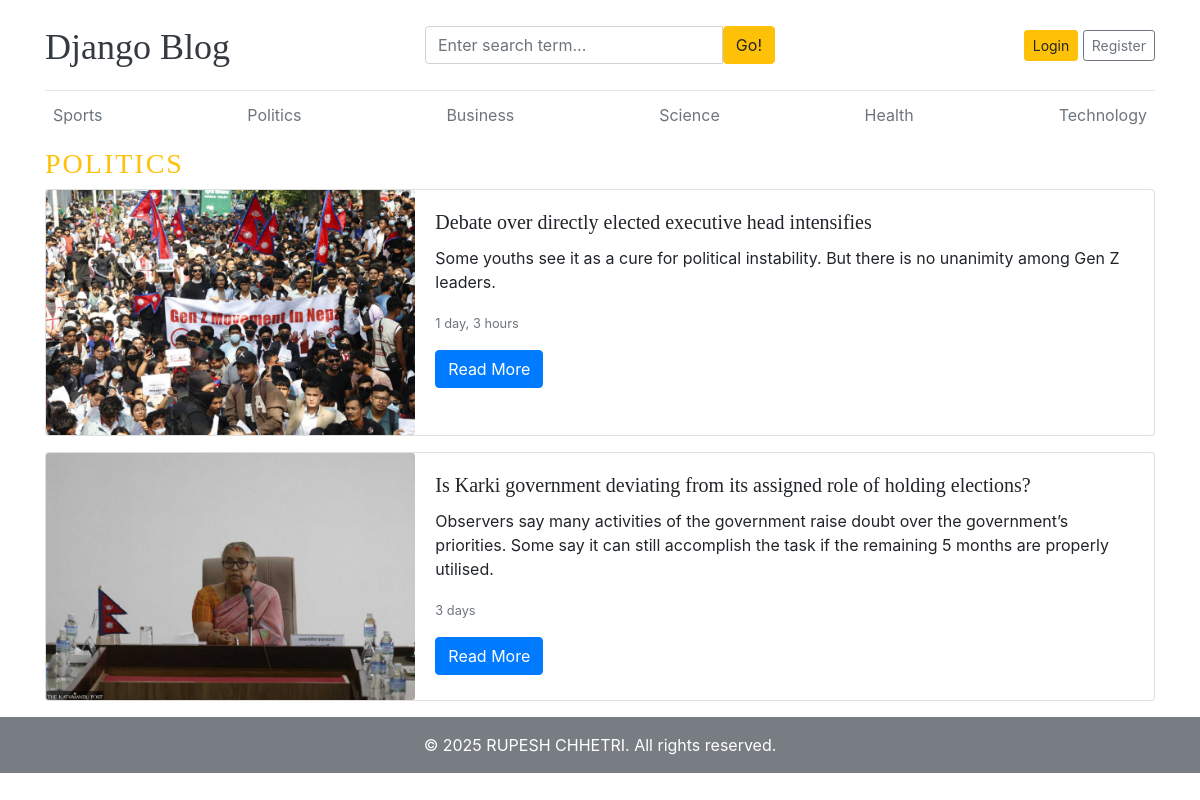
The app's page /category/2/ with its own data.
### blogs/models.py (models this page shows, shortened)
class Category(models.Model):
    category_name = models.CharField(max_length=100)
    created_at = models.DateTimeField(auto_now_add=True)
    updated_at = models.DateTimeField(auto_now=True)
    class meta:
        verbose_name_plural = "Categories"

class Blog(models.Model):
    title=models.CharField(max_length=200)
    slug=models.SlugField(max_length=200, unique=True)
    category=models.ForeignKey(Category, on_delete=models.CASCADE)
    author=models.ForeignKey(User, on_delete=models.CASCADE)
    featured_image=models.ImageField(upload_to='uploads/%Y/%m/%d', null=True, blank=True)
    short_description=models.TextField()
    blog_body=models.TextField()
    status= models.CharField(max_length=50, choices=STATUS_CHOICES, default=0)
    is_featured=models.BooleanField(default=False)
    created_at=models.DateTimeField(auto_now_add=True)
    updated_at=models.DateTimeField(auto_now=True)

### blogs/views.py (the view)
# urls.py: path("<int:category_id>/", views.post_by_category, name="post_by_category"),
def post_by_category(request, category_id):
    posts=Blog.objects.filter(category__id=category_id, status="Published").order_by('-created_at')
    category_title=Category.objects.get(id=category_id).category_name
    context={
        'posts':posts,
        'category_title':category_title,
    }
    return render(request, 'posts_by_category.html', context)

### blogs/context_processors.py (called while the page is built)
def get_categories(request):
    category = Category.objects.all()
    return {'category': category}

def get_socialmedia(request):
    socialmedia = SocialMedia.objects.all()
    return {'socialmedia': socialmedia}

### blog_main/templates/posts_by_category.html
{% extends "base.html" %}
{% block content %}
       <h3 class="text-uppercase text-warning" style="letter-spacing: 2px;">{{ category_title }}</h3>
       {% if posts%}
       {% for post in posts %}
           <div class="card mb-3 d-flex" style="max-width: 100%;">
            <div class="row no-gutters">
                <div class="col-md-4">
                <img src="{{ post.featured_image.url }}" class="card-img" alt="{{post.title}}">
                </div>
                <div class="col-md-8">
                <div class="card-body">
                    <h5 class="card-title">{{post.title}}</h5>
                    <p class="card-text">{{post.short_description}}</p>
                    <p class="card-text"><small class="text-muted">{{post.created_at | timesince}}</small></p>
                    <a href="{% url 'blog_detail' post.slug %}" class="btn btn-primary">Read More</a>
                </div>
                </div>
            </div>
            </div>
       {% endfor %}
         {% else %}
            <p>No posts available in this category.</p>
            {% endif %}
  </div>
{% endblock %}

### blog_main/templates/base.html (shortened to what this page needs)
{% load static %}
<!DOCTYPE html>
<html lang="en">
<head>
    <link href="https://getbootstrap.com/docs/4.0/dist/css/bootstrap.min.css" rel="stylesheet">
    <link rel="stylesheet" href="{% static 'css/blog.css' %}">
    <link rel="stylesheet" href="https://cdnjs.cloudflare.com/ajax/libs/font-awesome/7.0.1/css/all.min.css" />
  </head>
<body>
    <div class="container">
      <header class="blog-header py-3">
        <div class="row flex-nowrap justify-content-between align-items-center">
          <div class="col-4 pt-1">
            <a class="blog-header-logo text-dark" href="/">Django Blog</a>
          </div>
          <div class="col-4">
            <form action="{% url 'blog_search' %}" method="GET">
              <div class="input-group">
            <input
              class="form-control"
              type="text"
              name="keyword"
              placeholder="Enter search term..."
              aria-label="Enter search term..."
              aria-describedby="button-search"
              required
            />
            <button type="submit" class="btn btn-warning" id="button-search" type="button">
              Go!
            </button>
          </div>
            </form>
          </div>
          <div class="col-4 d-flex justify-content-end align-items-center">
            {% if not user.is_authenticated %}
            <a class="btn btn-sm btn-warning" href="{% url 'login' %}">Login</a> &nbsp;
            <a class="btn btn-sm btn-outline-secondary" href="{% url 'register' %}">Register</a>
            {% elif user.is_staff %}
            <a class="btn btn-sm btn-warning" href="{% url 'dashboard' %}">Dashboard</a> &nbsp;
            <a class="btn btn-sm btn-outline-secondary" href="{% url 'logout' %}">Log Out</a>
            {% else %}
            <p>Welcome, <strong>{{ user.username }}</strong> 👋</p> &nbsp;
            <a class="btn btn-sm btn-outline-secondary" href="{% url 'logout' %}">Log Out</a>
            {% endif %}
          </div>
        </div>
      </header>
      <div class="nav-scroller py-1 mb-2">
        <nav class="nav d-flex justify-content-between">
          {% for cat in category %}
          <a class="p-2 text-muted" href="{% url 'post_by_category' cat.id %}">{{ cat.category_name }}</a>
          {% endfor %}
      </div>
{% block content %}
{% endblock %}
<footer class="py-3">
        <div class="container">
            <div class="row">
                <div class="col-md-12 text-center">
                    <p class="mb-0">
                        &copy; 2025 RUPESH CHHETRI. All rights reserved.
                    </p>
                </div>
            </div>
        </div>
    </footer>
</body>
</html>

### blog_main/static/css/blog.css (style rules this page uses)
.blog-header { border-bottom: 1px solid #e5e5e5; }
.blog-header-logo { font-family: "Playfair Display", Georgia, "Times New Roman", serif; font-size: 2.25rem; }
h1, h2, h3, h4, h5, h6 { font-family: "Playfair Display", Georgia, "Times New Roman", serif; }

### blog_main/templates/base.html (style rules this page uses)
footer { background-color: #777d83; color: #ffffff; margin-top: auto; }

### records on screen
Category: category_name "Sports"
Category: category_name "Politics", category_name "POLITICS"
Category: category_name "Business"
Category: category_name "Science"
Category: category_name "Health"
Category: category_name "Technology"
Blog: featured_image (picture), title "Debate over directly elected executive head intensifies", short_description "Some youths see it as a cure for political instability. But there is no unanimity among Gen Z leaders.", created_at "1 day, 3 hours"
Blog: featured_image (picture), title "Is Karki government deviating from its assigned role of holding elections?", short_description "Observers say many activities of the government raise doubt over the government’s priorities. Some say it can still accomplish the task if the remaining 5 months are properly utilised.", created_at "3 days"
